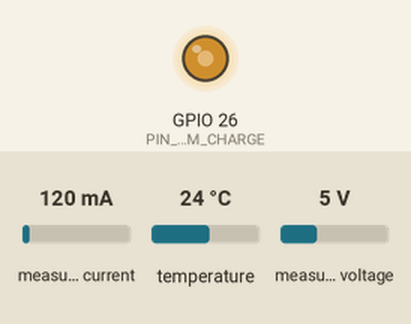
A sketch run on a simulated ESP32. On the bench: output pins drawn as LEDs (lit = HIGH). The inputs (shaded band) are chosen by the test bench; at power-on: measured voltage 5 V, measured current 120 mA, temperature 24 °C.

Above: at 1.2 s.
1.3 s: measured voltage set to 7.5 V
At 4.9 s:
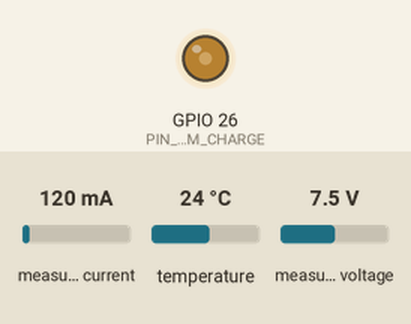
5.5 s: measured voltage set to 11.2 V
At 8.2 s:
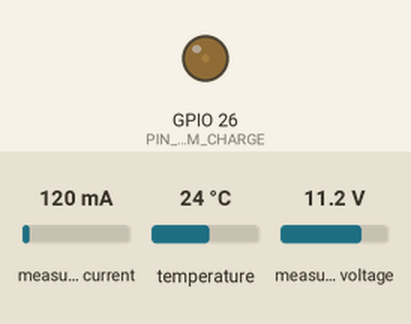
8.5 s: measured voltage set to 14.7 V
At 13.4 s:
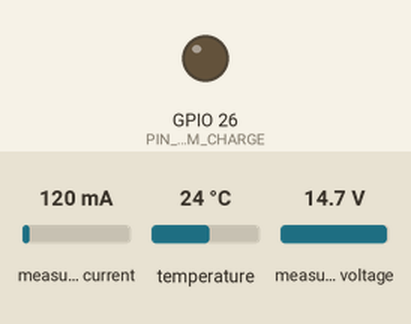
Timing chart, 0 to 14.9 s (numbered marks = the images above; inputs shaded):
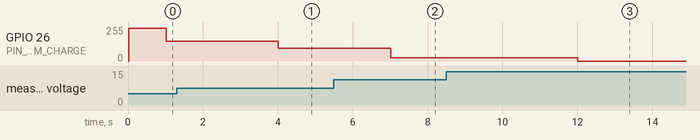

The sketch:

sketch_oct23a.ino
```cpp
/* Real-Time Solar Energy Monitoring System
   - Platform: ESP32
   - Sensors: INA219 (I2C) OR analog voltage divider, ACS712 (analog current), DS18B20 (OneWire)
   - Connectivity: 4G modem (TinyGSM + HTTP)
   - RTOS: FreeRTOS tasks for sensor reading, control, and comms
   - Author: Pranav (example)
*/

/* -------------------- Libraries -------------------- */
#include <Wire.h>
#include <Adafruit_INA219.h>         // optional — comment out if not using INA219
#include <OneWire.h>
#include <DallasTemperature.h>
#include <TinyGsmClient.h>           // for 4G modem (TinyGSM)
#include <HTTPClient.h>
#include <Arduino.h>

/* -------------------- Configuration -------------------- */

// Choose sensor mode: set true to use INA219 for voltage/current, false to use analog readings + ACS712
#define USE_INA219 true

// Pins (change according to your wiring)
const int PIN_ADC_VOLTAGE = 35; // ADC pin for voltage divider (only if not using INA219)
const int PIN_ADC_CURRENT = 34; // ACS712 analog output
const int PIN_DS18B20 = 4;      // OneWire pin for DS18B20
const int PIN_PWM_CHARGE = 26;  // PWM output to MOSFET gate (charge controller)
const int PWM_FREQ = 5000;      // PWM frequency
const int PWM_CHANNEL = 0;
const int PWM_RES = 8;          // resolution (8-bit)

// INA219 instance
Adafruit_INA219 ina219;

// OneWire + DS18B20
OneWire oneWire(PIN_DS18B20);
DallasTemperature sensors(&oneWire);

// ADC calibration (if using analog measurement)
// These constants must be calibrated for your divider and ADC reference
const float ADC_MAX = 4095.0;     // 12-bit ADC for ESP32
const float VREF = 3.3;           // reference voltage (V)
const float VOLTAGE_DIV_RATIO = 11.0; // e.g., if divider scales 0-55V down to 0-5V, ratio = 11
const float ACS712_SENSITIVITY = 0.066; // V/A (example: 66mV/A for 30A module) - check datasheet
const float ACS712_ZERO_VOLT = VREF / 2.0; // baseline at no current (depends on wiring)

// 4G modem (example using TinyGSM and a generic modem)
#define TINY_GSM_MODEM_SIM7600   // choose your modem; change if different
#include <TinyGsmClient.h>
#ifdef TINY_GSM_MODEM_SIM7600
  // If using SIM7600, chipset-specific defines might be needed
#endif

// Replace with your modem's serial pins and APN
HardwareSerial SerialAT(1); // UART1 for modem
const int MODEM_RX = 16; // ESP32 RX -> Modem TX
const int MODEM_TX = 17; // ESP32 TX -> Modem RX
const char apn[] = "your_apn_here";
const char serverUrl[] = "http://your-server.example.com/api/solar"; // endpoint to POST telemetry

TinyGsm modem(SerialAT);
TinyGsmClient client(modem);

/* -------------------- Shared data (thread-safe via simple protection) -------------------- */
volatile float latestVoltage = 0.0;
volatile float latestCurrent = 0.0;
volatile float latestPower = 0.0;
volatile float latestTemp = 0.0;

// Simple mutex-ish with portENTER_CRITICAL / portEXIT_CRITICAL
portMUX_TYPE dataMux = portMUX_INITIALIZER_UNLOCKED;

/* -------------------- Helper functions -------------------- */

// Read voltage: either from INA219 or ADC divider
float measureVoltage() {
#if USE_INA219
  float busV = ina219.getBusVoltage_V(); // direct reading from INA219
  return busV;
#else
  uint32_t raw = analogRead(PIN_ADC_VOLTAGE);
  float vMeasured = (raw / ADC_MAX) * VREF;
  float actualVoltage = vMeasured * VOLTAGE_DIV_RATIO;
  return actualVoltage;
#endif
}

// Read current: INA219 or ACS712 analog
float measureCurrent() {
#if USE_INA219
  float current_mA = ina219.getCurrent_mA(); // mA
  return current_mA / 1000.0; // convert to A
#else
  uint32_t raw = analogRead(PIN_ADC_CURRENT);
  float vMeasured = (raw / ADC_MAX) * VREF;
  float voltageAcross = vMeasured - ACS712_ZERO_VOLT;
  float current = voltageAcross / ACS712_SENSITIVITY; // A (signed)
  return current;
#endif
}

// Read temperature
float measureTemperature() {
  sensors.requestTemperatures();
  float t = sensors.getTempCByIndex(0);
  return t;
}

/* -------------------- FreeRTOS Tasks -------------------- */

// Sensor task: read sensors periodically and update shared variables
void sensorTask(void *pvParameters) {
  const TickType_t delayTicks = pdMS_TO_TICKS(2000); // 2s
  while (true) {
    float V = measureVoltage();
    float I = measureCurrent();
    float T = measureTemperature();
    float P = V * I;

    // Update shared values safely
    portENTER_CRITICAL(&dataMux);
    latestVoltage = V;
    latestCurrent = I;
    latestPower = P;
    latestTemp = T;
    portEXIT_CRITICAL(&dataMux);

    vTaskDelay(delayTicks);
  }
}

// Control task: simple PWM-based charge control using thresholding
void controlTask(void *pvParameters) {
  // Example logic: if battery voltage < threshold -> enable charging (PWM duty)
  const float BATTERY_CHARGE_THRESHOLD = 12.4; // example for 12V system
  const TickType_t delayTicks = pdMS_TO_TICKS(1000);
  while (true) {
    float Vlocal;
    portENTER_CRITICAL(&dataMux);
    Vlocal = latestVoltage;
    portEXIT_CRITICAL(&dataMux);

    uint32_t duty = 0;
    if (Vlocal < BATTERY_CHARGE_THRESHOLD) {
      // simple proportional control: more voltage -> less duty
      float diff = BATTERY_CHARGE_THRESHOLD - Vlocal;
      float dutyF = diff * 20.0; // tune factor -> get duty 0..255
      if (dutyF > 255) dutyF = 255;
      duty = (uint32_t)dutyF;
    } else {
      duty = 0;
    }
    ledcWrite(PWM_CHANNEL, duty); // set PWM duty (0..255 for 8-bit)

    vTaskDelay(delayTicks);
  }
}

// Comms task: connect modem and post telemetry periodically
void commsTask(void *pvParameters) {
  const TickType_t delayTicks = pdMS_TO_TICKS(10000); // send every 10s (tune as needed)

  // Initialize modem
  SerialAT.begin(115200, SERIAL_8N1, MODEM_RX, MODEM_TX);
  delay(300);
  if (!modem.restart()) {
    // modem restart failed - handle as needed
  }
  // Connect to operator
  bool connected = modem.gprsConnect(apn, "", "");
  if (!connected) {
    // handle failure; you might retry in loop
  }

  while (true) {
    float V, I, P, T;
    portENTER_CRITICAL(&dataMux);
    V = latestVoltage; I = latestCurrent; P = latestPower; T = latestTemp;
    portEXIT_CRITICAL(&dataMux);

    // Build JSON or form data
    String payload = "{\"voltage\":" + String(V, 3) +
                     ",\"current\":" + String(I, 3) +
                     ",\"power\":" + String(P, 3) +
                     ",\"temp\":" + String(T, 2) + "}";

    // HTTP POST using TinyGSMClient + HTTPClient
    if (modem.isGprsConnected()) {
      HTTPClient http;
      // Use TinyGsmClient as transport for HTTPClient
      // Note: On some platforms you need to use a dedicated HTTP client that accepts a client
      // Example using ArduinoHttpClient library is more appropriate, but using HTTPClient with WiFiClient is typical.
      // We'll demonstrate a basic TinyGSM client POST flow:
      if (client.connect(serverUrl, 80)) {
        // For raw HTTP using TinyGSMClient:
        String req = String("POST ") + serverUrl + " HTTP/1.1\r\n";
        req += "Host: your-server.example.com\r\n";
        req += "Content-Type: application/json\r\n";
        req += "Content-Length: " + String(payload.length()) + "\r\n\r\n";
        req += payload;
        client.print(req);
        // Optionally, read response
        // while(client.available()) { String line = client.readStringUntil('\n'); }
        client.stop();
      } else {
        // Connection fail
      }
    } else {
      // Not connected - attempt reconnect
      modem.gprsConnect(apn, "", "");
    }

    vTaskDelay(delayTicks);
  }
}

/* -------------------- Setup & Loop -------------------- */

void setup() {
  Serial.begin(115200);
  Wire.begin(); // I2C

  // Initialize sensors
#if USE_INA219
  if (!ina219.begin()) {
    Serial.println("Failed to find INA219 chip");
    // fallback or continue
  }
#endif
  sensors.begin();

  // PWM setup
  ledcSetup(PWM_CHANNEL, PWM_FREQ, PWM_RES);
  ledcAttachPin(PIN_PWM_CHARGE, PWM_CHANNEL);

  // Create tasks pinned to core (optional)
  xTaskCreatePinnedToCore(sensorTask, "SensorTask", 4096, NULL, 2, NULL, 1);
  xTaskCreatePinnedToCore(controlTask, "ControlTask", 3072, NULL, 1, NULL, 1);
  xTaskCreatePinnedToCore(commsTask, "CommsTask", 8192, NULL, 1, NULL, 1);
}

void loop() {
  // Loop does nothing, tasks run in FreeRTOS
  delay(1000);
}
```

Measured:
- after the input at 1.3 s, GPIO 26 (PIN_PWM_CHARGE): 147/255 → 97/255 after 2.7 s
- after the input at 5.5 s, GPIO 26 (PIN_PWM_CHARGE): 97/255 → 23/255 after 1.5 s
- after the input at 8.5 s, GPIO 26 (PIN_PWM_CHARGE): 23/255 → 0/255 after 3.5 s
